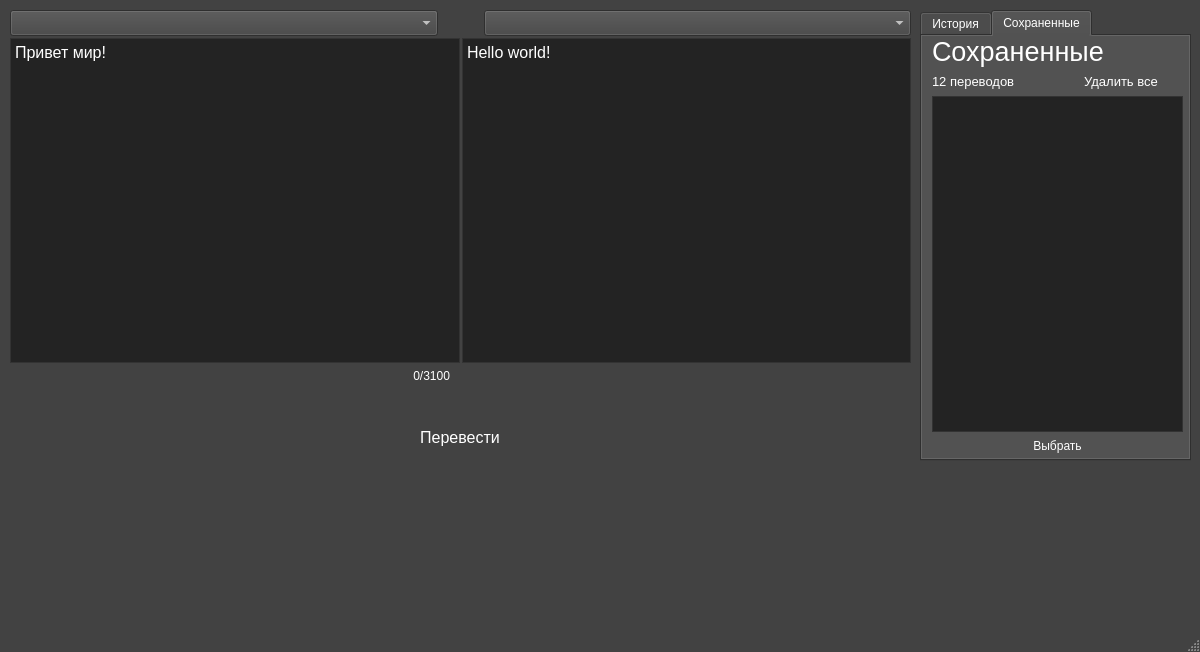
<?xml version="1.0" encoding="UTF-8"?>
<ui version="4.0">
 <class>MainWindow</class>
 <widget class="QMainWindow" name="MainWindow">
  <property name="geometry">
   <rect>
    <x>0</x>
    <y>0</y>
    <width>1200</width>
    <height>652</height>
   </rect>
  </property>
  <property name="sizePolicy">
   <sizepolicy hsizetype="Fixed" vsizetype="Fixed">
    <horstretch>0</horstretch>
    <verstretch>0</verstretch>
   </sizepolicy>
  </property>
  <property name="palette">
   <palette>
    <active>
     <colorrole role="WindowText">
      <brush brushstyle="SolidPattern">
       <color alpha="255">
        <red>255</red>
        <green>255</green>
        <blue>255</blue>
       </color>
      </brush>
     </colorrole>
     <colorrole role="Button">
      <brush brushstyle="SolidPattern">
       <color alpha="255">
        <red>66</red>
        <green>66</green>
        <blue>66</blue>
       </color>
      </brush>
     </colorrole>
     <colorrole role="Light">
      <brush brushstyle="SolidPattern">
       <color alpha="255">
        <red>99</red>
        <green>99</green>
        <blue>99</blue>
       </color>
      </brush>
     </colorrole>
     <colorrole role="Midlight">
      <brush brushstyle="SolidPattern">
       <color alpha="255">
        <red>82</red>
        <green>82</green>
        <blue>82</blue>
       </color>
      </brush>
     </colorrole>
     <colorrole role="Dark">
      <brush brushstyle="SolidPattern">
       <color alpha="255">
        <red>58</red>
        <green>58</green>
        <blue>58</blue>
       </color>
      </brush>
     </colorrole>
     <colorrole role="Mid">
      <brush brushstyle="SolidPattern">
       <color alpha="255">
        <red>44</red>
        <green>44</green>
        <blue>44</blue>
       </color>
      </brush>
     </colorrole>
     <colorrole role="Text">
      <brush brushstyle="SolidPattern">
       <color alpha="255">
        <red>255</red>
        <green>255</green>
        <blue>255</blue>
       </color>
      </brush>
     </colorrole>
     <colorrole role="BrightText">
      <brush brushstyle="SolidPattern">
       <color alpha="255">
        <red>255</red>
        <green>255</green>
        <blue>255</blue>
       </color>
      </brush>
     </colorrole>
     <colorrole role="ButtonText">
      <brush brushstyle="SolidPattern">
       <color alpha="255">
        <red>255</red>
        <green>255</green>
        <blue>255</blue>
       </color>
      </brush>
     </colorrole>
     <colorrole role="Base">
      <brush brushstyle="SolidPattern">
       <color alpha="255">
        <red>35</red>
        <green>35</green>
        <blue>35</blue>
       </color>
      </brush>
     </colorrole>
     <colorrole role="Window">
      <brush brushstyle="SolidPattern">
       <color alpha="255">
        <red>66</red>
        <green>66</green>
        <blue>66</blue>
       </color>
      </brush>
     </colorrole>
     <colorrole role="Shadow">
      <brush brushstyle="SolidPattern">
       <color alpha="255">
        <red>35</red>
        <green>35</green>
        <blue>35</blue>
       </color>
      </brush>
     </colorrole>
     <colorrole role="Link">
      <brush brushstyle="SolidPattern">
       <color alpha="255">
        <red>255</red>
        <green>255</green>
        <blue>255</blue>
       </color>
      </brush>
     </colorrole>
     <colorrole role="AlternateBase">
      <brush brushstyle="SolidPattern">
       <color alpha="255">
        <red>33</red>
        <green>33</green>
        <blue>33</blue>
       </color>
      </brush>
     </colorrole>
     <colorrole role="ToolTipBase">
      <brush brushstyle="SolidPattern">
       <color alpha="255">
        <red>255</red>
        <green>255</green>
        <blue>220</blue>
       </color>
      </brush>
     </colorrole>
     <colorrole role="ToolTipText">
      <brush brushstyle="SolidPattern">
       <color alpha="255">
        <red>35</red>
        <green>35</green>
        <blue>35</blue>
       </color>
      </brush>
     </colorrole>
     <colorrole role="PlaceholderText">
      <brush brushstyle="SolidPattern">
       <color alpha="128">
        <red>255</red>
        <green>255</green>
        <blue>255</blue>
       </color>
      </brush>
     </colorrole>
    </active>
    <inactive>
     <colorrole role="WindowText">
      <brush brushstyle="SolidPattern">
       <color alpha="255">
        <red>255</red>
        <green>255</green>
        <blue>255</blue>
       </color>
      </brush>
     </colorrole>
     <colorrole role="Button">
      <brush brushstyle="SolidPattern">
       <color alpha="255">
        <red>66</red>
        <green>66</green>
        <blue>66</blue>
       </color>
      </brush>
     </colorrole>
     <colorrole role="Light">
      <brush brushstyle="SolidPattern">
       <color alpha="255">
        <red>99</red>
        <green>99</green>
        <blue>99</blue>
       </color>
      </brush>
     </colorrole>
     <colorrole role="Midlight">
      <brush brushstyle="SolidPattern">
       <color alpha="255">
        <red>82</red>
        <green>82</green>
        <blue>82</blue>
       </color>
      </brush>
     </colorrole>
     <colorrole role="Dark">
      <brush brushstyle="SolidPattern">
       <color alpha="255">
        <red>58</red>
        <green>58</green>
        <blue>58</blue>
       </color>
      </brush>
     </colorrole>
     <colorrole role="Mid">
      <brush brushstyle="SolidPattern">
       <color alpha="255">
        <red>44</red>
        <green>44</green>
        <blue>44</blue>
       </color>
      </brush>
     </colorrole>
     <colorrole role="Text">
      <brush brushstyle="SolidPattern">
       <color alpha="255">
        <red>255</red>
        <green>255</green>
        <blue>255</blue>
       </color>
      </brush>
     </colorrole>
     <colorrole role="BrightText">
      <brush brushstyle="SolidPattern">
       <color alpha="255">
        <red>255</red>
        <green>255</green>
        <blue>255</blue>
       </color>
      </brush>
     </colorrole>
     <colorrole role="ButtonText">
      <brush brushstyle="SolidPattern">
       <color alpha="255">
        <red>255</red>
        <green>255</green>
        <blue>255</blue>
       </color>
      </brush>
     </colorrole>
     <colorrole role="Base">
      <brush brushstyle="SolidPattern">
       <color alpha="255">
        <red>35</red>
        <green>35</green>
        <blue>35</blue>
       </color>
      </brush>
     </colorrole>
     <colorrole role="Window">
      <brush brushstyle="SolidPattern">
       <color alpha="255">
        <red>66</red>
        <green>66</green>
        <blue>66</blue>
       </color>
      </brush>
     </colorrole>
     <colorrole role="Shadow">
      <brush brushstyle="SolidPattern">
       <color alpha="255">
        <red>35</red>
        <green>35</green>
        <blue>35</blue>
       </color>
      </brush>
     </colorrole>
     <colorrole role="Link">
      <brush brushstyle="SolidPattern">
       <color alpha="255">
        <red>255</red>
        <green>255</green>
        <blue>255</blue>
       </color>
      </brush>
     </colorrole>
     <colorrole role="AlternateBase">
      <brush brushstyle="SolidPattern">
       <color alpha="255">
        <red>33</red>
        <green>33</green>
        <blue>33</blue>
       </color>
      </brush>
     </colorrole>
     <colorrole role="ToolTipBase">
      <brush brushstyle="SolidPattern">
       <color alpha="255">
        <red>255</red>
        <green>255</green>
        <blue>220</blue>
       </color>
      </brush>
     </colorrole>
     <colorrole role="ToolTipText">
      <brush brushstyle="SolidPattern">
       <color alpha="255">
        <red>35</red>
        <green>35</green>
        <blue>35</blue>
       </color>
      </brush>
     </colorrole>
     <colorrole role="PlaceholderText">
      <brush brushstyle="SolidPattern">
       <color alpha="128">
        <red>255</red>
        <green>255</green>
        <blue>255</blue>
       </color>
      </brush>
     </colorrole>
    </inactive>
    <disabled>
     <colorrole role="WindowText">
      <brush brushstyle="SolidPattern">
       <color alpha="255">
        <red>58</red>
        <green>58</green>
        <blue>58</blue>
       </color>
      </brush>
     </colorrole>
     <colorrole role="Button">
      <brush brushstyle="SolidPattern">
       <color alpha="255">
        <red>66</red>
        <green>66</green>
        <blue>66</blue>
       </color>
      </brush>
     </colorrole>
     <colorrole role="Light">
      <brush brushstyle="SolidPattern">
       <color alpha="255">
        <red>99</red>
        <green>99</green>
        <blue>99</blue>
       </color>
      </brush>
     </colorrole>
     <colorrole role="Midlight">
      <brush brushstyle="SolidPattern">
       <color alpha="255">
        <red>82</red>
        <green>82</green>
        <blue>82</blue>
       </color>
      </brush>
     </colorrole>
     <colorrole role="Dark">
      <brush brushstyle="SolidPattern">
       <color alpha="255">
        <red>58</red>
        <green>58</green>
        <blue>58</blue>
       </color>
      </brush>
     </colorrole>
     <colorrole role="Mid">
      <brush brushstyle="SolidPattern">
       <color alpha="255">
        <red>44</red>
        <green>44</green>
        <blue>44</blue>
       </color>
      </brush>
     </colorrole>
     <colorrole role="Text">
      <brush brushstyle="SolidPattern">
       <color alpha="255">
        <red>58</red>
        <green>58</green>
        <blue>58</blue>
       </color>
      </brush>
     </colorrole>
     <colorrole role="BrightText">
      <brush brushstyle="SolidPattern">
       <color alpha="255">
        <red>255</red>
        <green>255</green>
        <blue>255</blue>
       </color>
      </brush>
     </colorrole>
     <colorrole role="ButtonText">
      <brush brushstyle="SolidPattern">
       <color alpha="255">
        <red>58</red>
        <green>58</green>
        <blue>58</blue>
       </color>
      </brush>
     </colorrole>
     <colorrole role="Base">
      <brush brushstyle="SolidPattern">
       <color alpha="255">
        <red>66</red>
        <green>66</green>
        <blue>66</blue>
       </color>
      </brush>
     </colorrole>
     <colorrole role="Window">
      <brush brushstyle="SolidPattern">
       <color alpha="255">
        <red>66</red>
        <green>66</green>
        <blue>66</blue>
       </color>
      </brush>
     </colorrole>
     <colorrole role="Shadow">
      <brush brushstyle="SolidPattern">
       <color alpha="255">
        <red>35</red>
        <green>35</green>
        <blue>35</blue>
       </color>
      </brush>
     </colorrole>
     <colorrole role="Link">
      <brush brushstyle="SolidPattern">
       <color alpha="255">
        <red>255</red>
        <green>255</green>
        <blue>255</blue>
       </color>
      </brush>
     </colorrole>
     <colorrole role="AlternateBase">
      <brush brushstyle="SolidPattern">
       <color alpha="255">
        <red>66</red>
        <green>66</green>
        <blue>66</blue>
       </color>
      </brush>
     </colorrole>
     <colorrole role="ToolTipBase">
      <brush brushstyle="SolidPattern">
       <color alpha="255">
        <red>255</red>
        <green>255</green>
        <blue>220</blue>
       </color>
      </brush>
     </colorrole>
     <colorrole role="ToolTipText">
      <brush brushstyle="SolidPattern">
       <color alpha="255">
        <red>35</red>
        <green>35</green>
        <blue>35</blue>
       </color>
      </brush>
     </colorrole>
     <colorrole role="PlaceholderText">
      <brush brushstyle="SolidPattern">
       <color alpha="128">
        <red>255</red>
        <green>255</green>
        <blue>255</blue>
       </color>
      </brush>
     </colorrole>
    </disabled>
   </palette>
  </property>
  <property name="windowTitle">
   <string>MainWindow</string>
  </property>
  <property name="iconSize">
   <size>
    <width>24</width>
    <height>24</height>
   </size>
  </property>
  <widget class="QWidget" name="centralwidget">
   <widget class="QWidget" name="layoutWidget">
    <property name="geometry">
     <rect>
      <x>10</x>
      <y>10</y>
      <width>901</width>
      <height>441</height>
     </rect>
    </property>
    <layout class="QVBoxLayout" name="verticalLayout">
     <property name="spacing">
      <number>2</number>
     </property>
     <item>
      <layout class="QHBoxLayout" name="horizontalLayout_5">
       <property name="spacing">
        <number>3</number>
       </property>
       <item>
        <widget class="QComboBox" name="inputLanguage">
         <property name="palette">
          <palette>
           <active>
            <colorrole role="Highlight">
             <brush brushstyle="SolidPattern">
              <color alpha="255">
               <red>143</red>
               <green>126</green>
               <blue>126</blue>
              </color>
             </brush>
            </colorrole>
           </active>
           <inactive>
            <colorrole role="Highlight">
             <brush brushstyle="SolidPattern">
              <color alpha="255">
               <red>143</red>
               <green>126</green>
               <blue>126</blue>
              </color>
             </brush>
            </colorrole>
           </inactive>
           <disabled>
            <colorrole role="Highlight">
             <brush brushstyle="SolidPattern">
              <color alpha="255">
               <red>0</red>
               <green>120</green>
               <blue>215</blue>
              </color>
             </brush>
            </colorrole>
           </disabled>
          </palette>
         </property>
         <property name="font">
          <font>
           <pointsize>11</pointsize>
          </font>
         </property>
        </widget>
       </item>
       <item>
        <widget class="QPushButton" name="switchButton">
         <property name="sizePolicy">
          <sizepolicy hsizetype="Maximum" vsizetype="Fixed">
           <horstretch>0</horstretch>
           <verstretch>0</verstretch>
          </sizepolicy>
         </property>
         <property name="text">
          <string/>
         </property>
         <property name="icon">
          <iconset>
           <normaloff>Icons/arrows.png</normaloff>Icons/arrows.png</iconset>
         </property>
         <property name="iconSize">
          <size>
           <width>18</width>
           <height>18</height>
          </size>
         </property>
         <property name="checkable">
          <bool>false</bool>
         </property>
         <property name="autoRepeat">
          <bool>false</bool>
         </property>
         <property name="autoDefault">
          <bool>false</bool>
         </property>
         <property name="default">
          <bool>true</bool>
         </property>
         <property name="flat">
          <bool>true</bool>
         </property>
        </widget>
       </item>
       <item>
        <widget class="QComboBox" name="outputLanguage">
         <property name="palette">
          <palette>
           <active>
            <colorrole role="Highlight">
             <brush brushstyle="SolidPattern">
              <color alpha="255">
               <red>143</red>
               <green>126</green>
               <blue>126</blue>
              </color>
             </brush>
            </colorrole>
           </active>
           <inactive>
            <colorrole role="Highlight">
             <brush brushstyle="SolidPattern">
              <color alpha="255">
               <red>143</red>
               <green>126</green>
               <blue>126</blue>
              </color>
             </brush>
            </colorrole>
           </inactive>
           <disabled>
            <colorrole role="Highlight">
             <brush brushstyle="SolidPattern">
              <color alpha="255">
               <red>0</red>
               <green>120</green>
               <blue>215</blue>
              </color>
             </brush>
            </colorrole>
           </disabled>
          </palette>
         </property>
         <property name="font">
          <font>
           <pointsize>11</pointsize>
          </font>
         </property>
         <property name="duplicatesEnabled">
          <bool>false</bool>
         </property>
        </widget>
       </item>
      </layout>
     </item>
     <item>
      <layout class="QHBoxLayout" name="horizontalLayout">
       <property name="spacing">
        <number>2</number>
       </property>
       <item>
        <layout class="QVBoxLayout" name="verticalLayout_3">
         <item>
          <widget class="QPlainTextEdit" name="inputText">
           <property name="font">
            <font>
             <pointsize>12</pointsize>
            </font>
           </property>
           <property name="plainText">
            <string>Привет мир!</string>
           </property>
           <property name="placeholderText">
            <string>Введите текст сюда</string>
           </property>
          </widget>
         </item>
         <item>
          <layout class="QHBoxLayout" name="horizontalLayout_3">
           <property name="spacing">
            <number>2</number>
           </property>
           <item>
            <widget class="QPushButton" name="voiceInputButton">
             <property name="toolTip">
              <string>Микроофон</string>
             </property>
             <property name="statusTip">
              <string/>
             </property>
             <property name="text">
              <string/>
             </property>
             <property name="icon">
              <iconset>
               <normaloff>Icons/microphone.png</normaloff>Icons/microphone.png</iconset>
             </property>
             <property name="iconSize">
              <size>
               <width>18</width>
               <height>18</height>
              </size>
             </property>
             <property name="shortcut">
              <string/>
             </property>
             <property name="checkable">
              <bool>false</bool>
             </property>
             <property name="autoRepeat">
              <bool>false</bool>
             </property>
             <property name="autoDefault">
              <bool>false</bool>
             </property>
             <property name="default">
              <bool>true</bool>
             </property>
             <property name="flat">
              <bool>true</bool>
             </property>
            </widget>
           </item>
           <item>
            <widget class="QPushButton" name="speakButton_in">
             <property name="toolTip">
              <string>&lt;html&gt;&lt;head/&gt;&lt;body&gt;&lt;p&gt;Прослушать&lt;/p&gt;&lt;/body&gt;&lt;/html&gt;</string>
             </property>
             <property name="text">
              <string/>
             </property>
             <property name="icon">
              <iconset>
               <normaloff>Icons/speak.png</normaloff>Icons/speak.png</iconset>
             </property>
             <property name="iconSize">
              <size>
               <width>18</width>
               <height>18</height>
              </size>
             </property>
             <property name="checkable">
              <bool>false</bool>
             </property>
             <property name="autoRepeat">
              <bool>false</bool>
             </property>
             <property name="autoDefault">
              <bool>false</bool>
             </property>
             <property name="default">
              <bool>true</bool>
             </property>
             <property name="flat">
              <bool>true</bool>
             </property>
            </widget>
           </item>
           <item>
            <widget class="QPushButton" name="clearButton">
             <property name="toolTip">
              <string>Очистить</string>
             </property>
             <property name="text">
              <string/>
             </property>
             <property name="icon">
              <iconset>
               <normaloff>Icons/clear.png</normaloff>Icons/clear.png</iconset>
             </property>
             <property name="iconSize">
              <size>
               <width>18</width>
               <height>18</height>
              </size>
             </property>
             <property name="checkable">
              <bool>false</bool>
             </property>
             <property name="autoRepeat">
              <bool>false</bool>
             </property>
             <property name="autoDefault">
              <bool>false</bool>
             </property>
             <property name="default">
              <bool>true</bool>
             </property>
             <property name="flat">
              <bool>true</bool>
             </property>
            </widget>
           </item>
           <item>
            <widget class="QLabel" name="maxSymbols">
             <property name="sizePolicy">
              <sizepolicy hsizetype="Expanding" vsizetype="Preferred">
               <horstretch>0</horstretch>
               <verstretch>0</verstretch>
              </sizepolicy>
             </property>
             <property name="font">
              <font>
               <pointsize>9</pointsize>
              </font>
             </property>
             <property name="text">
              <string>0/3100</string>
             </property>
             <property name="alignment">
              <set>Qt::AlignRight|Qt::AlignTrailing|Qt::AlignVCenter</set>
             </property>
             <property name="indent">
              <number>10</number>
             </property>
            </widget>
           </item>
          </layout>
         </item>
        </layout>
       </item>
       <item>
        <layout class="QVBoxLayout" name="verticalLayout_2">
         <item>
          <widget class="QPlainTextEdit" name="outputText">
           <property name="font">
            <font>
             <pointsize>12</pointsize>
            </font>
           </property>
           <property name="readOnly">
            <bool>true</bool>
           </property>
           <property name="plainText">
            <string>Hello world!</string>
           </property>
           <property name="placeholderText">
            <string>Перевод</string>
           </property>
          </widget>
         </item>
         <item>
          <layout class="QHBoxLayout" name="horizontalLayout_4">
           <property name="spacing">
            <number>2</number>
           </property>
           <item>
            <widget class="QPushButton" name="speakButton_out">
             <property name="toolTip">
              <string>&lt;html&gt;&lt;head/&gt;&lt;body&gt;&lt;p&gt;Прослушать&lt;/p&gt;&lt;/body&gt;&lt;/html&gt;</string>
             </property>
             <property name="text">
              <string/>
             </property>
             <property name="icon">
              <iconset>
               <normaloff>Icons/speak.png</normaloff>Icons/speak.png</iconset>
             </property>
             <property name="iconSize">
              <size>
               <width>18</width>
               <height>18</height>
              </size>
             </property>
             <property name="checkable">
              <bool>false</bool>
             </property>
             <property name="autoRepeat">
              <bool>false</bool>
             </property>
             <property name="autoDefault">
              <bool>false</bool>
             </property>
             <property name="default">
              <bool>true</bool>
             </property>
             <property name="flat">
              <bool>true</bool>
             </property>
            </widget>
           </item>
           <item>
            <widget class="QPushButton" name="copyButton">
             <property name="toolTip">
              <string>&lt;html&gt;&lt;head/&gt;&lt;body&gt;&lt;p&gt;Скопировать&lt;/p&gt;&lt;/body&gt;&lt;/html&gt;</string>
             </property>
             <property name="text">
              <string/>
             </property>
             <property name="icon">
              <iconset>
               <normaloff>Icons/copy.png</normaloff>Icons/copy.png</iconset>
             </property>
             <property name="iconSize">
              <size>
               <width>18</width>
               <height>18</height>
              </size>
             </property>
             <property name="checkable">
              <bool>false</bool>
             </property>
             <property name="autoRepeat">
              <bool>false</bool>
             </property>
             <property name="autoDefault">
              <bool>false</bool>
             </property>
             <property name="default">
              <bool>true</bool>
             </property>
             <property name="flat">
              <bool>true</bool>
             </property>
            </widget>
           </item>
           <item>
            <widget class="QLabel" name="margin">
             <property name="sizePolicy">
              <sizepolicy hsizetype="Expanding" vsizetype="Preferred">
               <horstretch>0</horstretch>
               <verstretch>0</verstretch>
              </sizepolicy>
             </property>
             <property name="font">
              <font>
               <pointsize>9</pointsize>
              </font>
             </property>
             <property name="text">
              <string/>
             </property>
             <property name="alignment">
              <set>Qt::AlignRight|Qt::AlignTrailing|Qt::AlignVCenter</set>
             </property>
             <property name="indent">
              <number>5</number>
             </property>
            </widget>
           </item>
           <item>
            <widget class="QPushButton" name="historyButton">
             <property name="toolTip">
              <string>&lt;html&gt;&lt;head/&gt;&lt;body&gt;&lt;p&gt;История переводов&lt;/p&gt;&lt;/body&gt;&lt;/html&gt;</string>
             </property>
             <property name="text">
              <string/>
             </property>
             <property name="icon">
              <iconset>
               <normaloff>Icons/history_inactive.png</normaloff>Icons/history_inactive.png</iconset>
             </property>
             <property name="iconSize">
              <size>
               <width>18</width>
               <height>18</height>
              </size>
             </property>
             <property name="checkable">
              <bool>false</bool>
             </property>
             <property name="autoRepeat">
              <bool>false</bool>
             </property>
             <property name="autoDefault">
              <bool>false</bool>
             </property>
             <property name="default">
              <bool>true</bool>
             </property>
             <property name="flat">
              <bool>true</bool>
             </property>
            </widget>
           </item>
           <item>
            <widget class="QPushButton" name="saveButton">
             <property name="toolTip">
              <string>&lt;html&gt;&lt;head/&gt;&lt;body&gt;&lt;p&gt;Сохранить перевод&lt;/p&gt;&lt;/body&gt;&lt;/html&gt;</string>
             </property>
             <property name="text">
              <string/>
             </property>
             <property name="icon">
              <iconset>
               <normaloff>Icons/star_inactive.png</normaloff>Icons/star_inactive.png</iconset>
             </property>
             <property name="iconSize">
              <size>
               <width>18</width>
               <height>18</height>
              </size>
             </property>
             <property name="checkable">
              <bool>false</bool>
             </property>
             <property name="autoRepeat">
              <bool>false</bool>
             </property>
             <property name="autoDefault">
              <bool>false</bool>
             </property>
             <property name="default">
              <bool>true</bool>
             </property>
             <property name="flat">
              <bool>true</bool>
             </property>
            </widget>
           </item>
          </layout>
         </item>
        </layout>
       </item>
      </layout>
     </item>
     <item>
      <layout class="QHBoxLayout" name="horizontalLayout_2">
       <property name="spacing">
        <number>0</number>
       </property>
       <property name="topMargin">
        <number>35</number>
       </property>
       <item>
        <widget class="QPushButton" name="pushButton">
         <property name="sizePolicy">
          <sizepolicy hsizetype="Maximum" vsizetype="Preferred">
           <horstretch>0</horstretch>
           <verstretch>0</verstretch>
          </sizepolicy>
         </property>
         <property name="baseSize">
          <size>
           <width>0</width>
           <height>0</height>
          </size>
         </property>
         <property name="font">
          <font>
           <pointsize>12</pointsize>
          </font>
         </property>
         <property name="text">
          <string>Перевести</string>
         </property>
         <property name="iconSize">
          <size>
           <width>18</width>
           <height>18</height>
          </size>
         </property>
         <property name="checkable">
          <bool>false</bool>
         </property>
         <property name="autoRepeat">
          <bool>false</bool>
         </property>
         <property name="autoDefault">
          <bool>false</bool>
         </property>
         <property name="default">
          <bool>true</bool>
         </property>
         <property name="flat">
          <bool>true</bool>
         </property>
        </widget>
       </item>
      </layout>
     </item>
    </layout>
   </widget>
   <widget class="QTabWidget" name="tabWidget">
    <property name="geometry">
     <rect>
      <x>920</x>
      <y>10</y>
      <width>271</width>
      <height>451</height>
     </rect>
    </property>
    <property name="tabShape">
     <enum>QTabWidget::Rounded</enum>
    </property>
    <property name="currentIndex">
     <number>1</number>
    </property>
    <widget class="QWidget" name="tab1">
     <attribute name="title">
      <string>История</string>
     </attribute>
     <widget class="QWidget" name="layoutWidget">
      <property name="geometry">
       <rect>
        <x>10</x>
        <y>0</y>
        <width>251</width>
        <height>421</height>
       </rect>
      </property>
      <layout class="QVBoxLayout" name="verticalLayout_4">
       <property name="spacing">
        <number>3</number>
       </property>
       <item>
        <widget class="QLabel" name="label">
         <property name="font">
          <font>
           <pointsize>20</pointsize>
          </font>
         </property>
         <property name="text">
          <string>История</string>
         </property>
         <property name="scaledContents">
          <bool>false</bool>
         </property>
         <property name="margin">
          <number>0</number>
         </property>
         <property name="indent">
          <number>0</number>
         </property>
        </widget>
       </item>
       <item>
        <layout class="QHBoxLayout" name="horizontalLayout_6">
         <item>
          <widget class="QLabel" name="historyCountLabel">
           <property name="font">
            <font>
             <pointsize>10</pointsize>
            </font>
           </property>
           <property name="text">
            <string>56 переводов</string>
           </property>
          </widget>
         </item>
         <item>
          <widget class="QPushButton" name="historyDeleteButton">
           <property name="font">
            <font>
             <pointsize>10</pointsize>
            </font>
           </property>
           <property name="text">
            <string>Удалить все</string>
           </property>
           <property name="autoDefault">
            <bool>false</bool>
           </property>
           <property name="default">
            <bool>true</bool>
           </property>
           <property name="flat">
            <bool>true</bool>
           </property>
          </widget>
         </item>
        </layout>
       </item>
       <item>
        <widget class="QTableWidget" name="historyTableWidget"/>
       </item>
       <item>
        <widget class="QPushButton" name="chooseFromHistory">
         <property name="font">
          <font>
           <pointsize>9</pointsize>
          </font>
         </property>
         <property name="text">
          <string>Выбрать</string>
         </property>
         <property name="default">
          <bool>true</bool>
         </property>
         <property name="flat">
          <bool>true</bool>
         </property>
        </widget>
       </item>
      </layout>
     </widget>
    </widget>
    <widget class="QWidget" name="tab2">
     <attribute name="title">
      <string>Сохраненные</string>
     </attribute>
     <widget class="QWidget" name="layoutWidget_2">
      <property name="geometry">
       <rect>
        <x>10</x>
        <y>0</y>
        <width>251</width>
        <height>421</height>
       </rect>
      </property>
      <layout class="QVBoxLayout" name="verticalLayout_5">
       <property name="spacing">
        <number>3</number>
       </property>
       <item>
        <widget class="QLabel" name="label_4">
         <property name="font">
          <font>
           <pointsize>20</pointsize>
          </font>
         </property>
         <property name="autoFillBackground">
          <bool>false</bool>
         </property>
         <property name="lineWidth">
          <number>1</number>
         </property>
         <property name="text">
          <string>Сохраненные</string>
         </property>
         <property name="wordWrap">
          <bool>false</bool>
         </property>
         <property name="indent">
          <number>-1</number>
         </property>
         <property name="openExternalLinks">
          <bool>false</bool>
         </property>
        </widget>
       </item>
       <item>
        <layout class="QHBoxLayout" name="horizontalLayout_7">
         <item>
          <widget class="QLabel" name="savedCountLabel">
           <property name="font">
            <font>
             <pointsize>10</pointsize>
            </font>
           </property>
           <property name="text">
            <string>12 переводов</string>
           </property>
          </widget>
         </item>
         <item>
          <widget class="QPushButton" name="savedDeleteButton">
           <property name="font">
            <font>
             <pointsize>10</pointsize>
            </font>
           </property>
           <property name="text">
            <string>Удалить все</string>
           </property>
           <property name="autoDefault">
            <bool>false</bool>
           </property>
           <property name="default">
            <bool>true</bool>
           </property>
           <property name="flat">
            <bool>true</bool>
           </property>
          </widget>
         </item>
        </layout>
       </item>
       <item>
        <widget class="QTableWidget" name="savedTableWidget"/>
       </item>
       <item>
        <widget class="QPushButton" name="chooseFromSaved">
         <property name="font">
          <font>
           <pointsize>9</pointsize>
          </font>
         </property>
         <property name="text">
          <string>Выбрать</string>
         </property>
         <property name="default">
          <bool>true</bool>
         </property>
         <property name="flat">
          <bool>true</bool>
         </property>
        </widget>
       </item>
      </layout>
     </widget>
    </widget>
   </widget>
  </widget>
  <widget class="QMenuBar" name="menubar">
   <property name="geometry">
    <rect>
     <x>0</x>
     <y>0</y>
     <width>1200</width>
     <height>22</height>
    </rect>
   </property>
   <property name="font">
    <font>
     <pointsize>10</pointsize>
    </font>
   </property>
  </widget>
  <widget class="QStatusBar" name="statusBar">
   <property name="font">
    <font>
     <pointsize>12</pointsize>
    </font>
   </property>
  </widget>
 </widget>
 <resources/>
 <connections/>
</ui>
